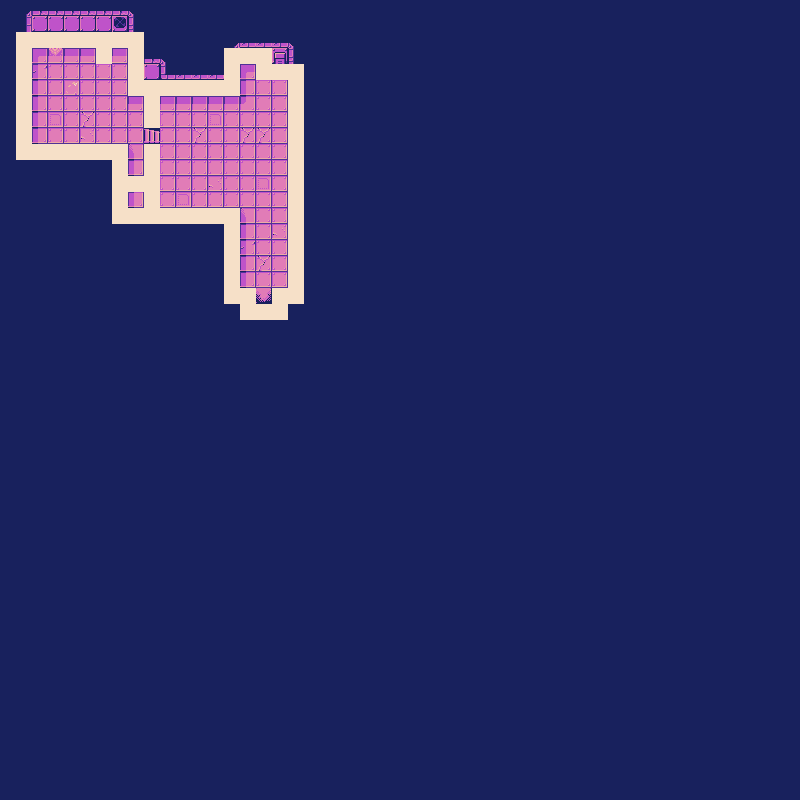

A level layout from a 2D game, rendered from its tile map. Below: a short description, then the map file with tile-grid data replaced by summaries:
An orthogonal 50x50 tile map with 16x16 px tiles, 3 tile layers (map, objects, collision).

<map version="1.10" tiledversion="1.10.2" orientation="orthogonal" renderorder="right-down" width="50" height="50" tilewidth="16" tileheight="16" infinite="0" nextlayerid="4" nextobjectid="1">
 <tileset firstgid="1" source="../../maps/CosmicLilac_Tiles.tsx" />
 <layer id="1" name="map" width="50" height="50">
  <data>[2500 cells, 2500 non-empty, 36 distinct tile ids]</data>
 </layer>
 <layer id="2" name="objects" width="50" height="50">
  <data>[2500 cells, 30 non-empty, 7 distinct tile ids]</data>
 </layer>
 <layer id="3" name="collision" width="50" height="50">
  <data>[2500 cells, 80 non-empty, 1 distinct tile ids]</data>
 </layer>
</map>
